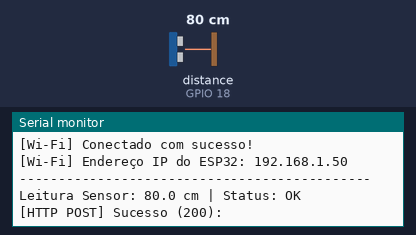
Simulated run of this sketch. Board: ESP32. Shown: the last lines printed to the serial monitor. Wiring (inferred from the names in the program): ultrasonic range finder: trigger GPIO 5; echo GPIO 18. The inputs (shaded band) are chosen by the test bench; at power-on: distance to the obstacle (sensor on GPIO 18) 80 cm. The echo pulse lasts 58.3 µs per cm; WiFi joins after 1.5 s; servers stay silent unless stated; uploads are accepted with an empty reply.

Above: at 3.7 s.
3.8 s: distance to the obstacle (sensor on GPIO 18) set to 2 cm
At 5.2 s:
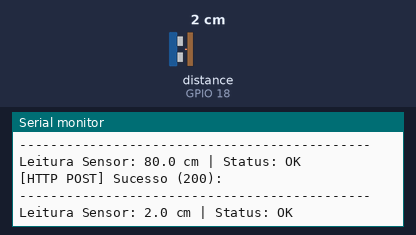
5.3 s: distance to the obstacle (sensor on GPIO 18) set to 4 cm
At 5.9 s:
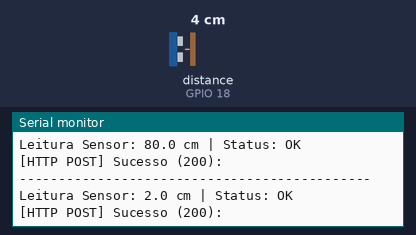
Timing chart, 0 to 8.3 s (numbered marks = the images above; inputs shaded):
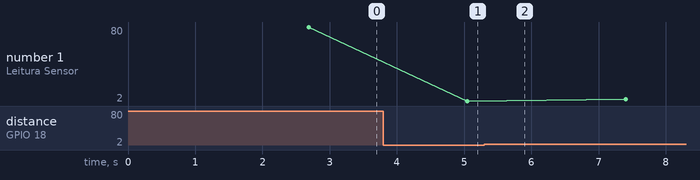

The sketch:

firmware_esp32_exemplo.ino
```cpp
/*
 * AquaVisão — Firmware de Exemplo para ESP32 e HC-SR04
 * SENAI · Grupo 06 · Arena 3: Monitoramento de Nível de Reservatório
 *
 * LIGAÇÃO DO CIRCUITO (ATENÇÃO AOS NÍVEIS DE TENSÃO):
 * - HC-SR04 VCC   --> 5V (Pino VIN do ESP32 conectado à USB)
 * - HC-SR04 GND   --> GND comum do ESP32
 * - HC-SR04 TRIG  --> Pino D5 (Saída digital 3.3V do ESP32 aciona o sensor normalmente)
 * - HC-SR04 ECHO  --> DIVISOR DE TENSÃO (O ECHO gera 5V; os pinos do ESP32 suportam 3.3V!):
 *                       ECHO ---> [ Resistor R1: 1kΩ ] ---> Pino D18 do ESP32
 *                                                      ---> [ Resistor R2: 2kΩ ] ---> GND
 *                       Tensão no pino D18: 5V * (2000 / 3000) = 3.33V (SEGURO)
 */

#include <WiFi.h>
#include <HTTPClient.h>

// 1. Configurações de Rede Wi-Fi (Preencher com a rede do laboratório/bancada)
const char* WIFI_SSID     = "SUA_REDE_WIFI";
const char* WIFI_PASSWORD = "SUA_SENHA_WIFI";

// 2. Endpoint da Central AquaVisão (IP do computador onde roda o server.py)
const char* CENTRAL_SERVER = "http://192.168.1.100:8080/api/telemetry";

// 3. Identificação do Dispositivo Físico
const char* DEVICE_ID = "CAIXA-001";

// 4. Pinagem do Sensor Ultrassônico HC-SR04
const int PIN_TRIG = 5;
const int PIN_ECHO = 18;

// Parâmetros de Filtro
const int NUM_SAMPLES = 5;
const unsigned long INTERVALO_LEITURA_MS = 2000; // Envia a cada 2 segundos

void setup() {
  Serial.begin(115200);
  delay(1000);
  Serial.println("\n=============================================");
  Serial.println("  AquaVisão — ESP32 + HC-SR04 Inicializado   ");
  Serial.println("=============================================");

  pinMode(PIN_TRIG, OUTPUT);
  pinMode(PIN_ECHO, INPUT);
  digitalWrite(PIN_TRIG, LOW);

  // Conexão Wi-Fi
  Serial.print("Conectando ao Wi-Fi: ");
  Serial.println(WIFI_SSID);
  WiFi.begin(WIFI_SSID, WIFI_PASSWORD);

  int tentativas = 0;
  while (WiFi.status() != WL_CONNECTED && tentativas < 20) {
    delay(500);
    Serial.print(".");
    tentativas++;
  }

  if (WiFi.status() == WL_CONNECTED) {
    Serial.println("\n[Wi-Fi] Conectado com sucesso!");
    Serial.print("[Wi-Fi] Endereço IP do ESP32: ");
    Serial.println(WiFi.localIP());
  } else {
    Serial.println("\n[AVISO] Wi-Fi não conectado. O ESP32 continuará lendo o sensor localmente.");
  }
}

// Função de leitura individual com pulso de 10µs
float lerDistanciaCm() {
  digitalWrite(PIN_TRIG, LOW);
  delayMicroseconds(2);
  digitalWrite(PIN_TRIG, HIGH);
  delayMicroseconds(10);
  digitalWrite(PIN_TRIG, LOW);

  // Timeout de 30ms (~5 metros de ida e volta)
  long duracao = pulseIn(PIN_ECHO, HIGH, 30000);

  if (duracao == 0) {
    return -1.0; // Sem eco (Timeout)
  }

  // Velocidade do som: ~340 m/s => 0.034 cm/µs. Distância = (duracao * 0.034) / 2
  float dist = (duracao * 0.0343) / 2.0;
  return dist;
}

// Filtro de Média/Mediana para eliminar ruídos de superfície
bool obterLeituraFiltrada(float &distanciaFinal, String &codigoStatus) {
  float amostras[NUM_SAMPLES];
  int validas = 0;

  for (int i = 0; i < NUM_SAMPLES; i++) {
    float d = lerDistanciaCm();
    if (d >= 2.0 && d <= 400.0) {
      amostras[validas++] = d;
    }
    delay(30);
  }

  if (validas == 0) {
    codigoStatus = "OUT_OF_RANGE";
    distanciaFinal = 0.0;
    return false;
  }

  // Ordenação para obter mediana
  for (int i = 0; i < validas - 1; i++) {
    for (int j = i + 1; j < validas; j++) {
      if (amostras[i] > amostras[j]) {
        float temp = amostras[i];
        amostras[i] = amostras[j];
        amostras[j] = temp;
      }
    }
  }

  distanciaFinal = amostras[validas / 2];
  codigoStatus = "OK";
  return true;
}

void loop() {
  float distancia = 0.0;
  String statusSensor = "OK";

  bool ok = obterLeituraFiltrada(distancia, statusSensor);

  Serial.println("---------------------------------------------");
  Serial.printf("Leitura Sensor: %.1f cm | Status: %s\n", distancia, statusSensor.c_str());

  // Envio de Telemetria HTTP POST
  if (WiFi.status() == WL_CONNECTED) {
    HTTPClient http;
    http.begin(CENTRAL_SERVER);
    http.addHeader("Content-Type", "application/json");

    int rssi = WiFi.RSSI();

    // Montagem do Payload JSON estritamente conforme o contrato AquaVisão
    String payload = "{";
    payload += "\"device_id\":\"" + String(DEVICE_ID) + "\",";
    payload += "\"distance_cm\":" + String(distancia, 1) + ",";
    payload += "\"unit\":\"cm\",";
    payload += "\"status\":\"" + statusSensor + "\",";
    payload += "\"rssi\":" + String(rssi) + ",";
    payload += "\"samples\":[" + String(distancia, 1) + "]";
    payload += "}";

    int httpCode = http.POST(payload);
    if (httpCode > 0) {
      String resposta = http.getString();
      Serial.printf("[HTTP POST] Sucesso (%d): %s\n", httpCode, resposta.c_str());
    } else {
      Serial.printf("[HTTP POST] Falha de envio. Erro: %s\n", http.errorToString(httpCode).c_str());
    }
    http.end();
  } else {
    Serial.println("[Wi-Fi] Não conectado. Tentando reconectar...");
    WiFi.reconnect();
  }

  delay(INTERVALO_LEITURA_MS);
}
```

Measured:
- after the input at 3.8 s, the serial monitor: prints a new line after 1.2 s (image 1)
- plotted number 1: 80 → 2 after the input at 3.8 s, 2 → 4 after the input at 5.3 s
